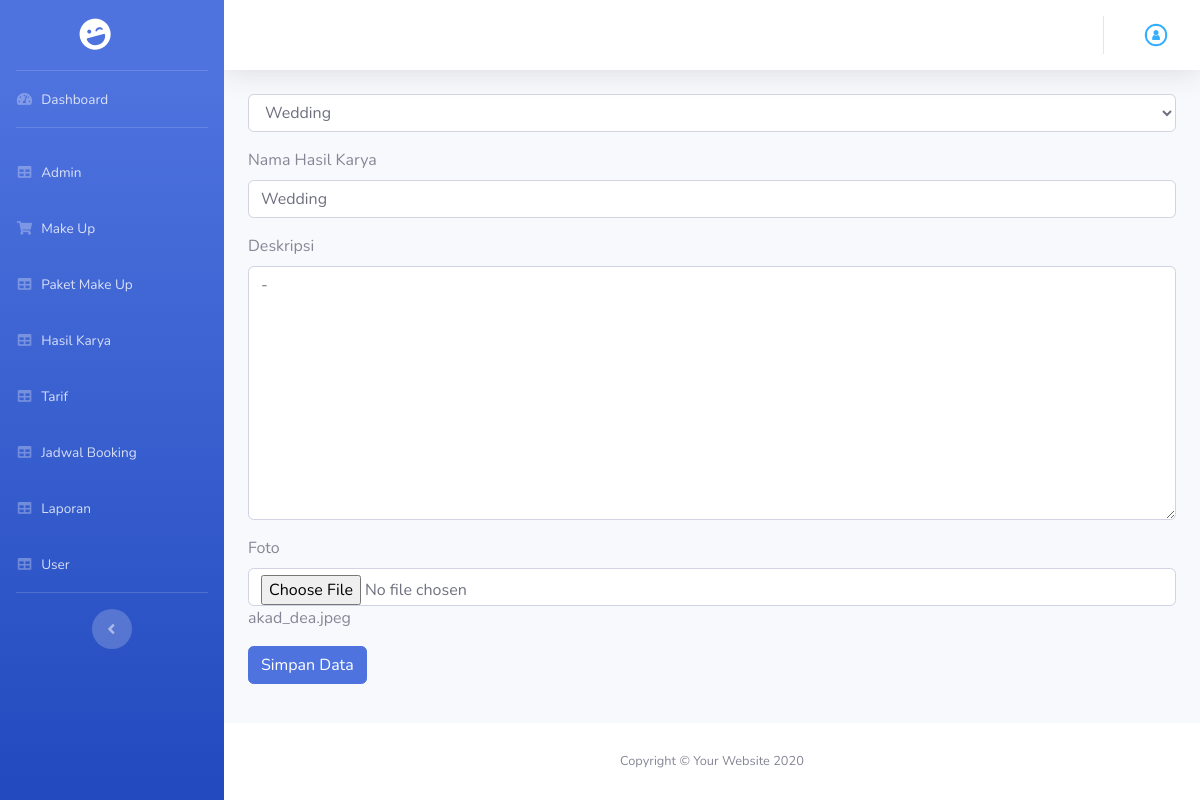
The page /admin/karya_edit/15 on the database its author committed.
### tables this page shows
CREATE TABLE `tb_hasil_karya` (
  `id_karya` int(11) NOT NULL AUTO_INCREMENT,
  `nm_karya` varchar(50) NOT NULL,
  `deskripsi` text NOT NULL,
  `foto` text NOT NULL,
  `id_makeup` int(11) NOT NULL,
  PRIMARY KEY (`id_karya`)
);

CREATE TABLE `tb_makeup` (
  `id_makeup` int(11) NOT NULL AUTO_INCREMENT,
  `nm_makeup` varchar(50) NOT NULL,
  `deskripsi` text NOT NULL,
  PRIMARY KEY (`id_makeup`)
);

### application/core/MY_Controller.php (called while the page is built, shortened)
<?php
class MY_Controller extends CI_Controller
{
	public function view_backend($view, $data = null)
	{
		$this->load->view('admin/templateBackend/header');
		$this->load->view('admin/templateBackend/sidebar');
		$this->load->view($view, $data);
		$this->load->view('admin/templateBackend/footer');
	}
}

### application/controllers/admin/Hasil_Karya.php (called while the page is built, shortened)
<?php
class Hasil_Karya extends MY_Controller
{
  public function karya_edit($id)
  {
    $data['hasil_karya'] = $this->hasilkaryaModel->getById($id);
    $data['makeup'] = $this->hasilkaryaModel->getMakeup();
    $this->view_backend('admin/hasil_karya/hasil_karya_edit', $data);
  }
}

### index.php (called while the page is built, shortened)
<?php
require_once BASEPATH.'core/CodeIgniter.php';

### application/models/Backend/Hasil_Karya_Model.php (called while the page is built, shortened)
<?php defined('BASEPATH') or exit('No direct script access allowed');
class Hasil_Karya_Model extends CI_Model
{
    public function getMakeup()
    {
        return $this->db->query("SELECT * FROM tb_makeup")->result();
    }
    public function getById($id)
    {
        return $this->db->query("Select
        *
    From
        tb_hasil_karya Inner Join
        tb_makeup On tb_hasil_karya.id_makeup = tb_makeup.id_makeup where id_karya='$id'")->result();
    }
}

### application/views/admin/hasil_karya/hasil_karya_edit.php (the view, shortened to what this page needs)
<div class="container">
    <?php foreach ($hasil_karya as $hk) : ?>
        <form action="<?php echo base_url('admin/karya_edit_aksi') ?>" method="POST" enctype="multipart/form-data">
            <div class="form-group">
                <select name="id_makeup" id="" class="form-control">
                    <?php foreach ($makeup as $mu) : ?>
                        <option value="<?php echo $mu->id_makeup ?>"><?php echo $mu->nm_makeup ?></option>
                    <?php endforeach; ?>
                </select>
            </div>
            <div class="form-group">
                <label for="">Nama Hasil Karya</label>
                <input type="text" name="nm_karya" class="form-control" value="<?php echo $hk->nm_karya ?>">
            </div>
            <div class="form-group">
                <label for="">Deskripsi</label>
                <textarea name="deskripsi" id="" cols="30" rows="10" class="form-control"><?php echo $hk->deskripsi ?></textarea>
            </div>
            <div class="form-group">
                <label for="">Foto</label>
                <input type="file" name="foto" class="form-control">
                <?php echo $hk->foto ?>
            </div>
            <button class="btn btn-primary" type="submit">Simpan Data</button>
        </form>
    <?php endforeach; ?>
</div>

### rows shown on the page
tb_hasil_karya: nm_karya "Wedding", deskripsi "-", foto "akad_dea.jpeg"

### other values the page prints
form field id_makeup "Wedding"
